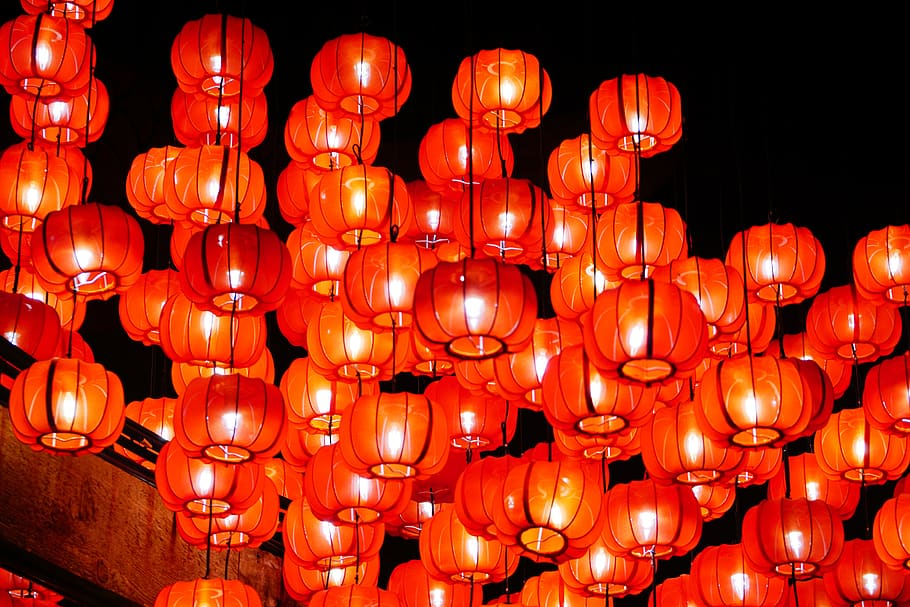
#> input picture old/gui/images/lanterns.jpg, 910 x 607 px, found by its file name
$ python test_with_taxi_norm_and_rescale.py
#> lines starting #> are read from the running program, lines starting #| are printed output that depends on the picture
### old/gui/coloriserGUI.py
import sys
import numpy as np
import numpy.linalg as lag
import numexpr as ne
import matplotlib.pyplot as plt


class Coloriser:
    def __init__(
        self, grayImage, colorCoordinates, colorValues, parameters, verbose=False
    ):
        """grayImage should be of shape width x height x 3, colorCoordinates n x 2 ,
        colorValues n x 3"""
        self.width, self.height, d = grayImage.shape
        self.grayImage = grayImage[:, :, 0]
        self.grayCoordinates = (
            np.indices([self.width, self.height]).reshape(2, self.width * self.height).T
        )
        self.colorCoordinates = colorCoordinates
        self.colorValues = colorValues
        self.delta = parameters["delta"]
        self.sigma1 = parameters["sigma1"]
        self.sigma2 = parameters["sigma2"]
        self.p = parameters["p"]
        self.verbose = verbose

    def kernelColoriseColumnal(self):
        image = np.zeros((self.width, self.height, 3))
        KD = self.getKD(self.colorCoordinates)
        n = self.colorCoordinates.shape[0]
        if self.verbose:
            print(
                "Generating template image layer...\n(Note: This process may take several minutes for large (> 1000 * 1000) images."
            )
        layerITemplate = self.getLayerI(self.grayCoordinates, self.colorCoordinates)
        for i in range(3):
            self.a_s = lag.solve(
                KD + self.delta * np.eye(n), self.colorValues[:, i].astype(np.float64)
            )
            layer_i = layerITemplate @ self.a_s
            layer_i = layer_i.reshape(self.width, self.height)
            image[:, :, i] = layer_i
        return np.clip(image, 0, 255).astype(
            np.uint8
        )  # ensure range of output image is between 0, 255

    # [20 lines left out: function kernelColoriseColumnalLarge, not called in this run]

    def convNetColorise(self):
        pass

    def getColK(self, x, y, col):
        # TODO: einsum or numexpr?
        # distXYSquared = np.einsum(
        #     "ij,ij->i",
        #     colXY,
        #     colXY,
        #     optimize="optimal",
        # )

        # normalised
        # colXY = x[:] - y[col]
        colXY = (x[:] - y[col]) / np.array([self.width, self.height])
        distXYKernelised = ne.evaluate(
            "exp(-distSquared / (s1)**2)",
            local_dict={
                "distSquared": ne.evaluate("sum(colXY**2,1)"),
                "s1": self.sigma1,
            },
        )

        grayX = self.grayImage[x[:, 0], x[:, 1]].astype(np.float64)
        grayY = self.grayImage[y[:, 0], y[:, 1]].astype(np.float64)
        grayAbsDiff = np.abs((grayX[:] - grayY[col]))
        grayXYKernelised = ne.evaluate(
            "exp( -( (grayDiff ** power)/s2 )**2 )",
            local_dict={"grayDiff": grayAbsDiff, "power": self.p, "s2": self.sigma2},
        )
        return ne.evaluate("distXYKernelised * grayXYKernelised")

    def getKD(self, x):
        KD = np.zeros((x.shape[0], x.shape[0]))
        for col in range(0, x.shape[0]):
            KD[:, col] = self.getColK(x, x, col)[:]
        return KD

    # [5 lines left out: function getLayerI, not called in this run]

### old/gui/test_with_taxi_norm_and_rescale.py
import coloriserGUI
import numpy as np
import numexpr as ne

# Zella's Magic
import matplotlib.pyplot as plt

# from benderopt.base import OptimizationProblem, Observation
# from benderopt.optimizer import optimizers
import numpy as np
from pathlib import Path
import matplotlib.image as mpimg
from sys import getsizeof


class test_coloriser_taxi(coloriserGUI.Coloriser):
    # initialize class as usual
    def __init__(self, grayImage, colorCoordinates, colorValues, parameters):
        super().__init__(grayImage, colorCoordinates, colorValues, parameters)

    # override the method to compute K
    # use Manhattan distance
    # [24 lines left out: function getColK, not called in this run]

    @staticmethod
    def taxi_norm(x, y):
        return np.sum(np.abs(x - y), axis=1)


class test_coloriser_normalized(coloriserGUI.Coloriser):
    # initialize class as usual
    def __init__(self, grayImage, colorCoordinates, colorValues, parameters):
        super().__init__(grayImage, colorCoordinates, colorValues, parameters)

    # override the method to compute K
    # normalize the lenght of the vectors
    # [26 lines left out: function getColK, not called in this run]


def readImage(name):
    fileName = Path(".", "images", name)
    rawImage = mpimg.imread(fileName)
    rawImage = np.round(rawImage).astype(np.uint8)
    return rawImage


# [9 lines left out: function generateCosts, not called in this run]


def getInit(fileName):
    # fileName = "chipmunk.jpg"
#> called with fileName = 'lanterns.jpg'
    rawImage = plt.imread(f"../images/{fileName}")
#> rawImage is the input picture: shape (607, 910, 3); mean R, G, B 166.1, 42.8, 17.4
    grayImage = np.dot(rawImage[..., :3], [0.299, 0.587, 0.114]).astype(np.uint8)
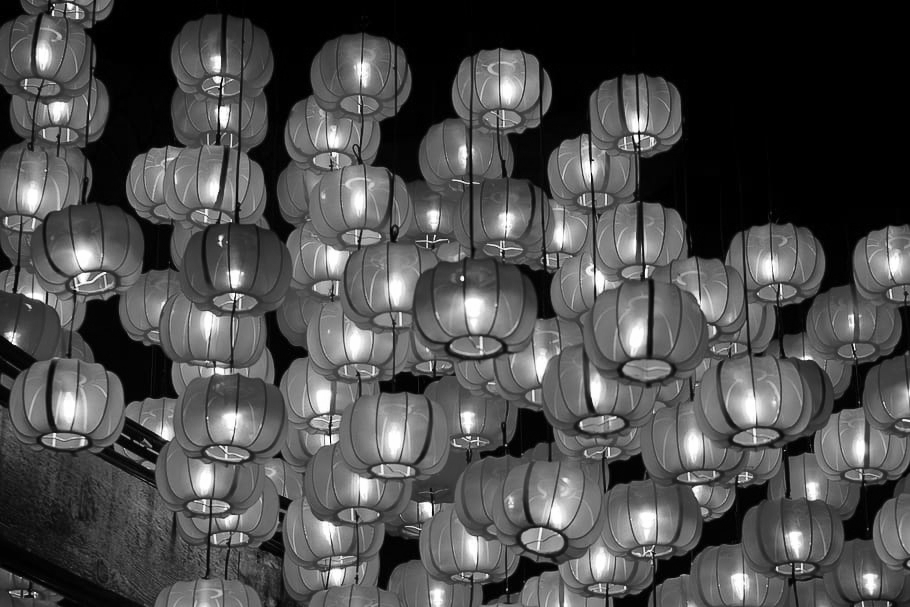
#> grayImage: shape (607, 910); min 0, max 254, mean 76.3
    grayImage = np.dstack([grayImage] * 3)
#> grayImage: shape (607, 910, 3)
    xSize, ySize, d = grayImage.shape
#> xSize = 607; ySize = 910; d = 3
    NRandomPixelsMax = 500
    # get random indices to eventually color in
    randomIndices = np.random.default_rng().choice(
        xSize * ySize, size=int(NRandomPixelsMax), replace=False
    )

    # define the coordinate pairs which we will color;
    # returns an array formatted as [[x0,y0],[x1,y1]...]
    randomCoordinates = np.array(
        [[index % xSize, index // xSize] for index in randomIndices]
    )
    # someColorImage = grayImage.copy()
    # someColorImage[randomCoordinates[:, 0], randomCoordinates[:, 1]] = rawImage[
    #     randomCoordinates[:, 0], randomCoordinates[:, 1]
    # ]

    colorCoordinates = randomCoordinates
    colorValues = rawImage[randomCoordinates[:, 0], randomCoordinates[:, 1]]
#> colorValues = 500 rows, first 8: [25, 0, 0], [252, 38, 1], [251, 103, 0], [4, 0, 0], [249, 57, 8], [22, 0, 0], [252, 70, 4], [224, 2, 1]
    return rawImage, grayImage, colorCoordinates, colorValues


# [12 lines left out: function plotImages, not called in this run]


if __name__ == "__main__":

    normalKernel = lambda x: np.exp(-(x**2))

    parameters = {
        "delta": 1e-4,  # 0.01,
        "sigma1": 100,  # 100,
        "sigma2": 100,  # 100,
        "p": 0.2,  # 1,
        "kernel": normalKernel,
    }

    fileName = "lanterns.jpg"

    rawImage, grayImage, colorCoordinates, colorValues = getInit(fileName)
#> colorCoordinates = 500 pairs, first value 0 to 606, second value 0 to 907

    rawImage = readImage(fileName)

    c = coloriserGUI.Coloriser(grayImage, colorCoordinates, colorValues, parameters)
#> in __init__, `self.colorCoordinates = colorCoordinates`: self.colorCoordinates has the same summary as colorCoordinates outside __init__
#> in __init__, `self.colorValues = colorValues`: self.colorValues has the same summary as colorValues in getInit
    colorImage = c.kernelColoriseColumnal()
#> after the loop in getKD, `for col in range(0, x.shape[0]):`: KD: shape (500, 500) float64; every value is 0
#> (the run stopped early here; a loop or call above may not have finished)
